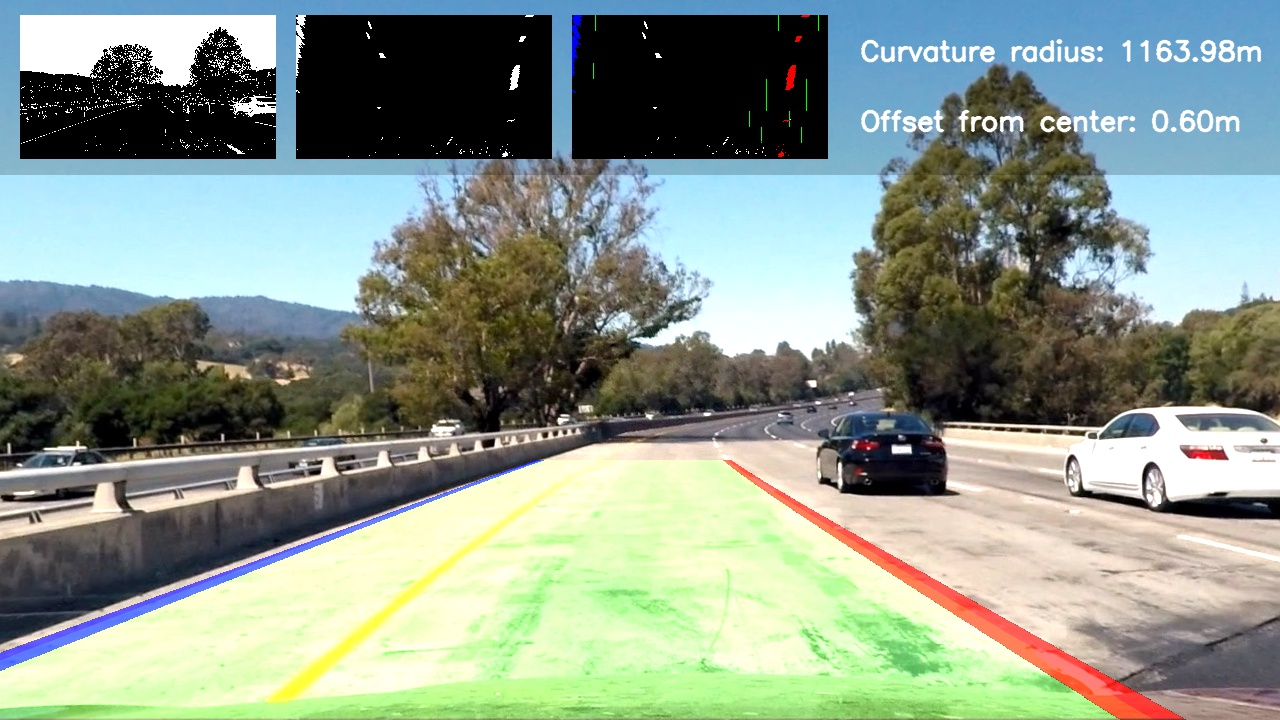
#> input picture Project4-Advanced_Lane_Finding/test_image_after_pipeline/test1.jpg, 1280 x 720 px, found by its file name
$ jupyter execute --allow-errors Untitled.ipynb   (shell and % lines are left out)   (older library calls are emulated)
#> lines starting #> are read from the running program, lines starting #| are printed output that depends on the picture; after the words box and inside, x2 and y2 are one past the last pixel; in counts of white or black regions, pixels touching at a corner belong together
[cell 1]
import numpy as np
import cv2
import glob
import matplotlib.pyplot as plt
import matplotlib.image as mpimg
import os.path
#%matplotlib qt
import collections

[cell 2]
ym_per_pix = 30 / 720   # meters per pixel in y dimension
xm_per_pix = 3.7 / 700  # meters per pixel in x dimension

[cell 3]
# [18 lines left out: function undistort, not called in this run]

[cell 4]
def cam_calibration(image_dir,nx,ny,verbose=False):

    # Arrays to store object points and image points from all the images
    objpoints = [] # 3d points in real world space
    imgpoints = [] # 2d points in image plane.
    # prepare object points, like (0,0,0), (1,0,0), (2,0,0) ....,(6,5,0)
    objp = np.zeros((ny*nx,3), np.float32)
    objp[:,:2] = np.mgrid[0:nx,0:ny].T.reshape(-1,2)
    # Step through the list and search for chessboard corners


    # make a list of calibration images
    images= glob.glob(os.path.join(image_dir,"calibration*.jpg"))
    for fname in images:
        img = cv2.imread(fname)
        gray = cv2.cvtColor(img,cv2.COLOR_RGB2GRAY)
        # Find the chessboard corners
        ret, corners = cv2.findChessboardCorners(gray, (nx,ny),None)
        # If found, add object points, image points
        if ret == True:
            objpoints.append(objp)
            imgpoints.append(corners)
        if verbose:
            # Draw and display the corners
            img = cv2.drawChessboardCorners(img, (nx,ny), corners, ret)
            #cv2.imshow('img',img)
            plt.imshow(img)
            #cv2.waitKey(500)
    ret, mtx, dist, rvecs, tvecs = cv2.calibrateCamera(objpoints, imgpoints, gray.shape[::-1], None, None)
    return ret,mtx,dist,rvecs,tvecs

#> (a cell that did not finish here is left out)

[cell 6]
test_img= mpimg.imread("../test_images/test1.jpg")
#> test_img is the input picture: shape (720, 1280, 3); mean R, G, B 138.3, 150.9, 138.6


#> (the rest of this cell did not finish here and is left out)

#> (a cell that did not finish here is left out)

[cell 8]
def abs_sobel_thresh(img, orient='x', thresh=[0,255]):

    # Apply the following steps to img
    # 1) Convert to grayscale
    gray_img=cv2.cvtColor(img,cv2.COLOR_RGB2GRAY)
    # 2) Take the derivative in x or y given orient = 'x' or 'y'
    if orient=="x":
        sobelx = cv2.Sobel(gray_img, cv2.CV_64F, 1, 0)
    elif orient=="y":
        sobelx= cv2.Sobel(gray_img, cv2.CV_64F, 0, 1)
    # 3) Take the absolute value of the derivative or gradient
    abs_sobelx = np.absolute(sobelx)
    # 4) Scale to 8-bit (0 - 255) then convert to type = np.uint8
    scaled_sobel = np.uint8(255*abs_sobelx/np.max(abs_sobelx))
    # 5) Create a mask of 1's where the scaled gradient magnitude
            # is > thresh_min and < thresh_max
    binary_output=np.zeros_like(scaled_sobel)
    binary_output[(scaled_sobel >= thresh[0]) & (scaled_sobel <= thresh[1])] = 1
    # 6) Return this mask as your binary_output image
    #binary_output = np.copy(img) # Remove this line
    return binary_output

def mag_thresh(image, sobel_kernel=3, mag_thresh=(0, 255)):
    ##Use cv2.COLOR_RGB2GRAY if you've read in an image using mpimg.imread().
    ##Use cv2.COLOR_BGR2GRAY if you've read in an image using cv2.imread().
     # 1) Convert to grayscale
    gray=cv2.cvtColor(image,cv2.COLOR_RGB2GRAY)
     # 2) Take the gradient in x and y separately
    sobelx = cv2.Sobel(gray, cv2.CV_64F, 1, 0)
    sobely = cv2.Sobel(gray, cv2.CV_64F, 0, 1)
     # 3) Calculate the magnitude
    abs_sobelxy=np.sqrt(sobelx**2+sobely**2)
      # 4) Scale to 8-bit (0 - 255) and convert to type = np.uint8
    abs_sobelxy = np.uint8(255*abs_sobelxy/np.max(abs_sobelxy))
     # 5) Create a binary mask where mag thresholds are met
    binary_output=np.zeros_like(abs_sobelxy)
    binary_output[(abs_sobelxy >= mag_thresh[0]) & (abs_sobelxy <= mag_thresh[1])] = 1
     # 6) Return this mask as binary_output image
    return binary_output


def dir_threshold(image, sobel_kernel=3, thresh=(0, np.pi/2)):
      # 1) Convert to grayscale
    gray_img= cv2.cvtColor(image,cv2.COLOR_RGB2GRAY)
     # 2) Take the gradient in x and y separately
    sobelx=cv2.Sobel(gray_img, cv2.CV_64F, 1, 0)
    sobely=cv2.Sobel(gray_img, cv2.CV_64F, 0, 1)
    # 3) Take the absolute value of the x and y gradients
    sobelx=np.absolute(sobelx)
    sobely=np.absolute(sobely)
    # 4) Use np.arctan2(abs_sobely, abs_sobelx) to calculate the direction of the gradient
    grad=np.arctan2(sobely,sobelx)
    # 5) Create a binary mask where direction thresholds are met
    binary_output=np.zeros_like(grad)
    binary_output[(grad >= thresh[0]) & (grad <= thresh[1])] = 1
    return binary_output

def compute_sobel_thresh(image,ksize,verbose=False):
    gradx = abs_sobel_thresh(image, orient='x', thresh=(25, 255))
    grady = abs_sobel_thresh(image, orient='y', thresh=(25, 255))
    mag_binary = mag_thresh(image, sobel_kernel=ksize, mag_thresh=(30, 100))
    dir_binary = dir_threshold(image, sobel_kernel=ksize, thresh=(0.7, 2.0))

    if verbose:
        f, (ax1, ax2,ax3,ax4) = plt.subplots(1, 4, figsize=(24, 9))
        f.tight_layout()
        ax1.imshow(gradx,cmap="gray")
        ax1.set_title('Gradx', fontsize=50)
        ax2.imshow(grady,cmap="gray")
        ax2.set_title('Grady', fontsize=50)
        ax3.imshow(mag_binary,cmap="gray")
        ax3.set_title('mag_binary', fontsize=50)
        ax4.imshow(dir_binary,cmap="gray")
        ax4.set_title('dir_binary', fontsize=50)

        plt.subplots_adjust(left=0., right=1, top=0.9, bottom=0.)

    return gradx, grady, mag_binary,dir_binary

[cell 9]
test_img= mpimg.imread("../test_images/test5.jpg")
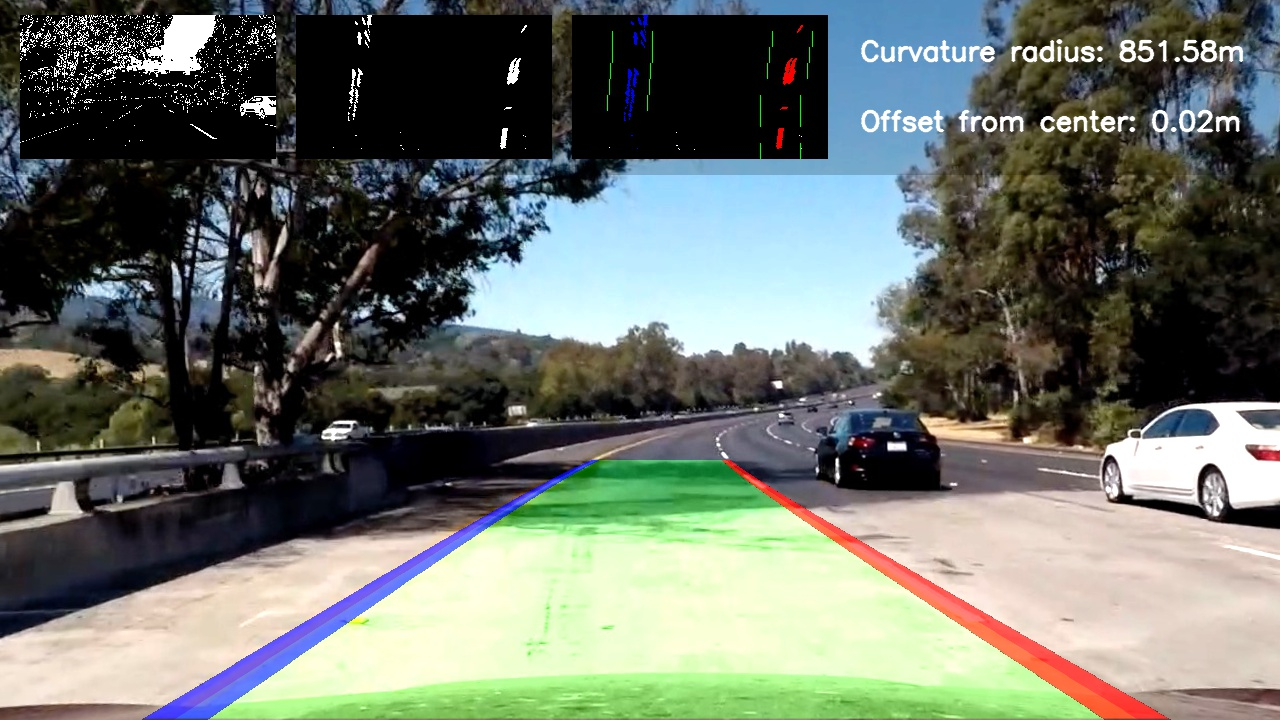
#> input picture Project4-Advanced_Lane_Finding/test_image_after_pipeline/test5.jpg, 1280 x 720 px, found by its file name
#> test_img is the input picture: shape (720, 1280, 3); mean R, G, B 107.3, 113.2, 104.9
gradx,grady,mag_binary,dir_binary=compute_sobel_thresh(test_img,ksize=3,verbose= True)
#> in compute_sobel_thresh, `gradx = abs_sobel_thresh(image, orient='x', thresh=(25, 255))`:
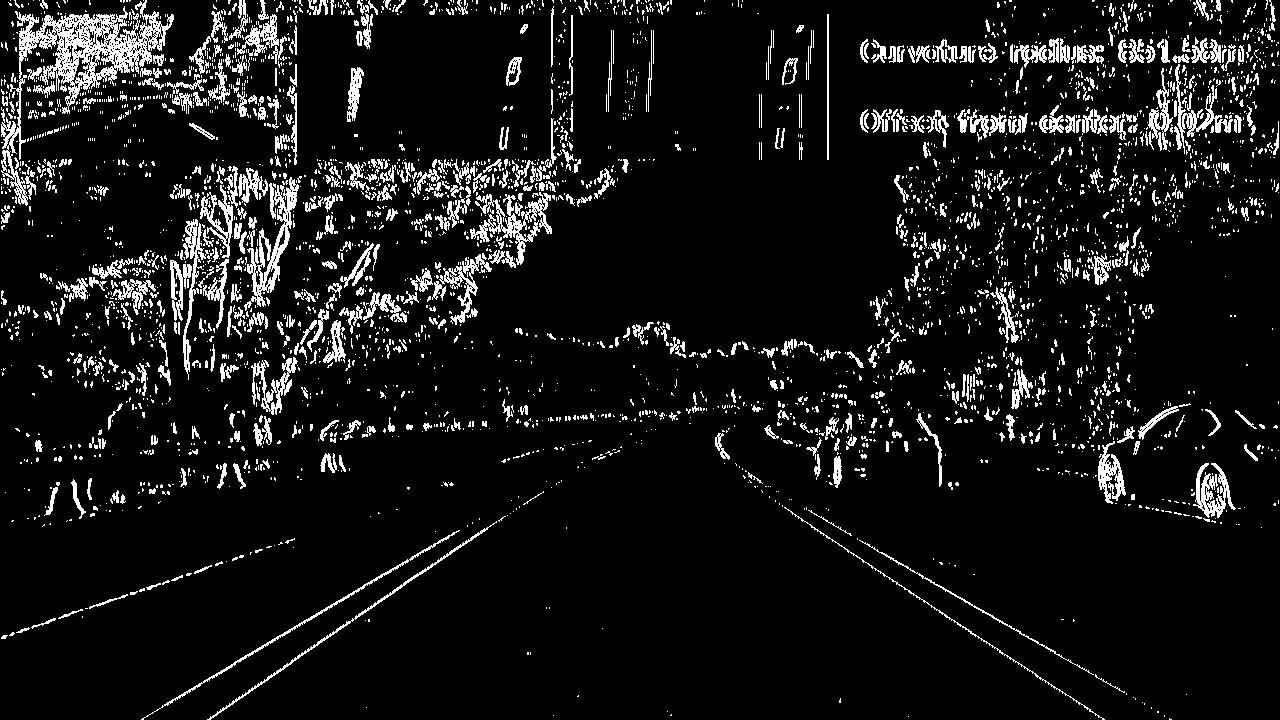
#> gradx: shape (720, 1280); values 0 (black) and 1 (white), 8.5% white in thin lines or dots

[cell 10]
def color_space_visualize(img,convert,name):
#> called with convert = 53, name = 'HLS'
    convert_color= cv2.cvtColor(img,convert)
#> convert_color: shape (720, 1280, 3); mean of channels 0, 1, 2 53.5, 141.5, 126.8
    plt.figure()

    for i in range(3):
        plt.subplot(1,3,i+1)
        img_channel= convert_color[:,:,i]
        plt.imshow(255*(img_channel/np.max(img_channel)), cmap='gray')
        plt.axis('off')

    plt.title(name)
    plt.subplots_adjust(left=0., right=1, top=0.9, bottom=0.)

[cell 11]
test_img= mpimg.imread("../test_images/test1.jpg")
plt.figure()
plt.imshow(test_img)

#rgb_visualize=color_space_visualize(test_img,cv2.COLOR_BGR2RGB,"RGB")
hls_visualize=color_space_visualize(test_img,cv2.COLOR_RGB2HLS,"HLS")
hsv_visualize=color_space_visualize(test_img,cv2.COLOR_RGB2HSV,"HSV")
yuv_visualize=color_space_visualize(test_img,cv2.COLOR_RGB2YUV,"YUV")

[cell 12]
def extract_yellow(image,thresh,verbose=False):##[170,255]
    ### s_channel of HLS is the most important for yellow extraction.
#> called with verbose = True
    hls_image=cv2.cvtColor(image,cv2.COLOR_RGB2HLS)
#> hls_image: shape (720, 1280, 3); mean of channels 0, 1, 2 52, 108.7, 112.8
    s_channel=hls_image[:,:,2]
    s_binary = np.zeros_like(s_channel)
#> s_binary: shape (720, 1280); every value is 0
    s_binary[(s_channel >= thresh[0]) & (s_channel <= thresh[1])] = 1
#> s_binary: shape (720, 1280); values 0 (black) and 1 (white), 30.2% white; 2810 white regions (2245 under 20 px), largest, box (x1, y1, x2, y2) and area: (148, 432, 1165, 718) 132843, (456, 175, 929, 365) 62144, (539, 15, 828, 202) 15452
    if verbose:
        plt.figure()
        plt.imshow(s_binary,cmap="gray")
        plt.title("extract_yellow_binary")

    return s_binary

    #yellow_lower = np.array([15,50,170])
    #yellow_upper = np.array([25,200,255])
    #return cv2.inRange(img_hls, yellow_lower, yellow_upper) // 255
def extract_yellow_update(image,verbose=False):
    hls_image=cv2.cvtColor(image,cv2.COLOR_RGB2HLS)
    yellow_lower = np.array([15,50,100])
    yellow_upper = np.array([25,200,255])

    extract_yellow_binary=cv2.inRange(hls_image, yellow_lower, yellow_upper) // 255
    if verbose:
        plt.figure()
        plt.imshow(extract_yellow_binary,cmap="gray")
        plt.title("extract_yellow_binary")

    return extract_yellow_binary

def extract_white(image,verbose=False):
#> called with verbose = True
    hls_image=cv2.cvtColor(image,cv2.COLOR_RGB2HLS)
    white_lower = np.array([0,  200, 0])
#> white_lower = [0, 200, 0]
    white_upper = np.array([255,255, 255])
#> white_upper = [255, 255, 255]

    extract_white_binary=cv2.inRange(hls_image, white_lower, white_upper) // 255
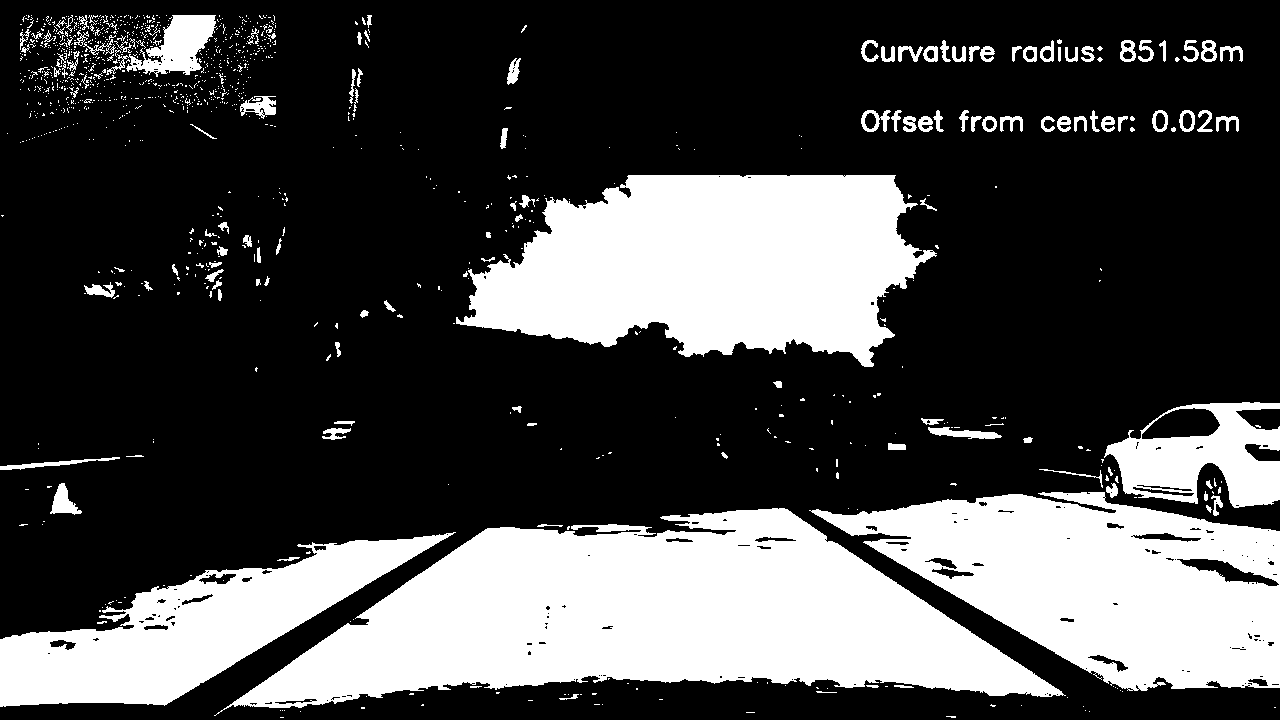
#> extract_white_binary: shape (720, 1280); values 0 (black) and 1 (white), 29.3% white; 1092 white regions (954 under 20 px), largest, box (x1, y1, x2, y2) and area: (214, 508, 1066, 716) 91697, (456, 175, 937, 367) 63419, (809, 492, 1280, 691) 54831
    if verbose:
        plt.figure()
        plt.imshow(extract_white_binary,cmap="gray")
        plt.title("extract_white_binary")

    return extract_white_binary


def combined_color_mask(image,verbose=False):
    yellow_binary=extract_yellow_update(image)
#> in extract_yellow_update, `yellow_lower = np.array([15,50,100])`: yellow_lower = [15, 50, 100]
#> in extract_yellow_update, `yellow_upper = np.array([25,200,255])`: yellow_upper = [25, 200, 255]
    white_binary=extract_white(image)
    color_mask=cv2.bitwise_or(yellow_binary, white_binary)
#> color_mask: shape (720, 1280); values 0 (black) and 1 (white), 29.4% white; 1238 white regions (1089 under 20 px), largest, box (x1, y1, x2, y2) and area: (214, 506, 1069, 716) 91763, (456, 175, 937, 367) 63419, (809, 492, 1280, 691) 54831

    if verbose:
        plt.imshow(color_mask,cmap="gray")
        plt.title("combined_color_mask")

    return color_mask


def mask_to_rgb(img):
    return 255 * np.dstack((img, img, img))

[cell 13]
test_img= mpimg.imread("../test_images/test5.jpg")
yellow_binary=extract_yellow(test_img,thresh=[170,255],verbose= True)
#yellow_binary=extract_yellow_update(test_img,verbose= True)
white_binary=extract_white(test_img,verbose= True)
#color_mask = cv2.bitwise_or(yellow_binary, white_binary)
color_mask=combined_color_mask(test_img,verbose=True)
#plt.figure()
#plt.imshow(color_mask,cmap="gray")
#plt.title("combined_color_mask")

[cell 14]
def final_mask_combination(img,verbose=False):###yellow_thresh[170,255]
    #yellow_binary=extract_yellow_update(img,verbose= False)
    #white_binary=extract_white(img,verbose= False)
    color_mask = combined_color_mask(img)

    ##then compute the sobel gradient thresh.
    gradx,grady,mag_binary,dir_binary=compute_sobel_thresh(img,ksize=3,verbose=False)
    #combined_sobel_mask=combined_sobel_gradient(gradx,mag_binary)
    Final_mask=cv2.bitwise_or(color_mask,gradx)
#> Final_mask: shape (720, 1280); values 0 (black) and 1 (white), 36.7% white; 3183 white regions (2679 under 20 px), largest, box (x1, y1, x2, y2) and area: (207, 505, 1105, 720) 92405, (439, 168, 941, 368) 68286, (808, 401, 1280, 693) 68191
    #Final_mask=mask_to_rgb(Final_mask)
    #Final_mask= cv2.bitwise_or(color_mask,combined_sobel_mask)

    if verbose:
        plt.imshow(Final_mask,cmap="gray")
    return Final_mask

[cell 15]
test_img= mpimg.imread("../test_images/test5.jpg")
plt.figure()
plt.imshow(test_img)

[cell 16]
final_mask=final_mask_combination(test_img,verbose= True)

[cell 17]
# [33 lines left out: function perspect_trans, not called in this run]

[cell 18]
##define roi region
test_img= mpimg.imread("../test_images/straight_lines1.jpg")
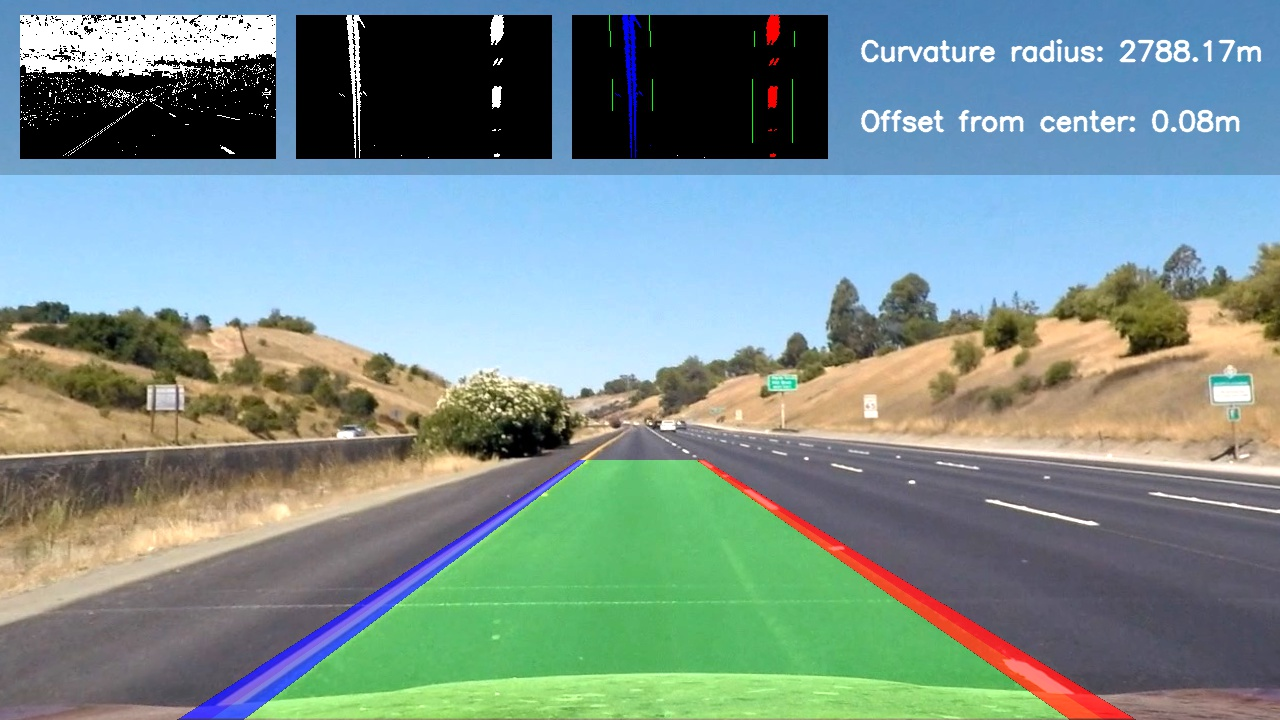
#> input picture Project4-Advanced_Lane_Finding/test_image_after_pipeline/straight_lines1.jpg, 1280 x 720 px, found by its file name
#> test_img is the input picture: shape (720, 1280, 3); mean R, G, B 122.8, 143.9, 141
#plt.imshow(test_img)
#> (the rest of this cell did not finish here and is left out)

[cell 19]
test_img= mpimg.imread("../test_images/straight_lines1.jpg")
plt.imshow(test_img)
#> (the rest of this cell did not finish here and is left out)

## Lane Fitting

[cell 20]
class Line:
    """
    Class to model a lane-line.
    """
    def __init__(self, buffer_len=10):

        # flag to mark if the line was detected the last iteration
        self.detected = False

        # polynomial coefficients fitted on the last iteration
        self.last_fit_pixel = None
        self.last_fit_meter = None

        # list of polynomial coefficients of the last N iterations
        self.recent_fits_pixel = collections.deque(maxlen=buffer_len)
        self.recent_fits_meter = collections.deque(maxlen=2 * buffer_len)

        self.radius_of_curvature = None

        # store all pixels coords (x, y) of line detected
        self.all_x = None
        self.all_y = None

    # [60 lines left out: functions update_lines, draw, average_fit, curvature, curvature_meter, not called in this run]

[cell 21]
class Line_1():
    ##define a class to retrieve the characteristics of each line detection
    # [56 lines left out: functions __init__, update_lines, draw, not called in this run]


    def average_fit(self):
        return np.mean(self.recent_fits_pixel, axis=0)
    # [11 lines left out: functions curvature, curvature_meter, not called in this run]

[cell 22]
# [26 lines left out: function get_startx, not called in this run]

[cell 23]
# [96 lines left out: function histogram_lanelines, not called in this run]

[cell 24]
# [88 lines left out: function previous_lanelines, not called in this run]

[cell 25]
# [77 lines left out: function previous_lanelines_1, not called in this run]

[cell 26]
# [43 lines left out: function draw_back, not called in this run]

[cell 27]
# [34 lines left out: function draw_back_1, not called in this run]

#> (a cell that did not finish here is left out)

#> (a cell that did not finish here is left out)

[cell 30]
# [12 lines left out: function compute_offset, not called in this run]

[cell 31]
# [42 lines left out: function final_output_frame, not called in this run]

[cell 32]
left_line,right_line=Line(buffer_len=10),Line(buffer_len=10)
processed_frames=0
#> (the rest of this cell did not finish here and is left out)

#> in cam_calibration (call 2), `objp = np.zeros((ny*nx,3), np.float32)`: objp = 54 rows, first 8: [0, 0, 0], [0, 0, 0], [0, 0, 0], [0, 0, 0], [0, 0, 0], [0, 0, 0], [0, 0, 0], [0, 0, 0]


test_img= mpimg.imread("../test_images/straight_lines1.jpg")
plt.imshow(test_img)
undistorted_test=undistort(test_img,mtx,dist)

undistorted_test=final_mask_combination(undistorted_test)


plt.imshow(undistorted_test,cmap="gray")
print(undistorted_test.shape)

M_test,Minv_test,wraped_test=perspect_trans(undistorted_test)####undistorted_test is binary image, not reconstruct in rgb color space
leftx_base,rightx_base=get_startx(wraped_test)
left_line, right_line,out_image= histogram_lanelines(wraped_test,leftx_base,rightx_base,left_line,right_line,nwindows=9,visualise=True)

[cell 33]
left_line,right_line=Line(buffer_len=10),Line(buffer_len=10)
